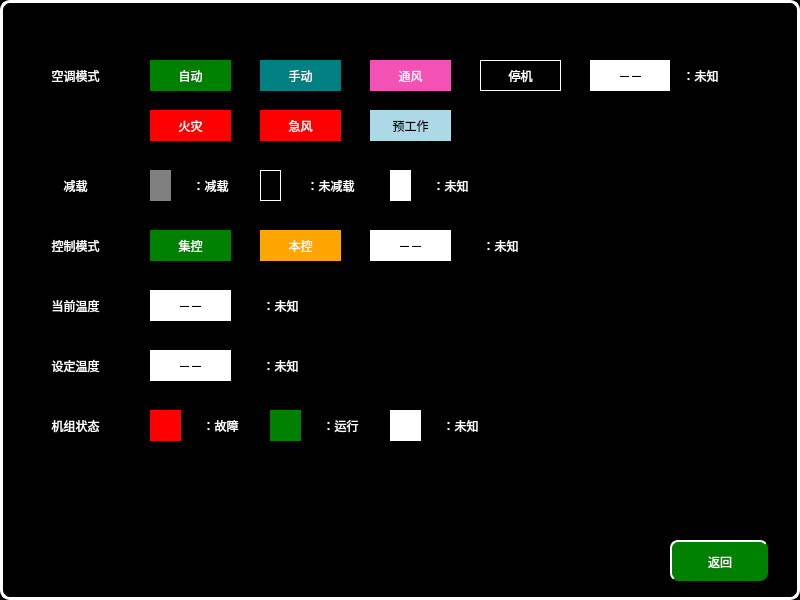
<?xml version="1.0" encoding="UTF-8"?>
<ui version="4.0">
 <class>VehicleHVACHelpPage</class>
 <widget class="QWidget" name="VehicleHVACHelpPage">
  <property name="geometry">
   <rect>
    <x>0</x>
    <y>0</y>
    <width>800</width>
    <height>600</height>
   </rect>
  </property>
  <property name="windowTitle">
   <string>Form</string>
  </property>
  <property name="styleSheet">
   <string notr="true">QWidget
{
	background-color:black;
}
QPushButton
{
	font: 20px, &quot;微软雅黑&quot;;
    color: white;
		border-radius:8px;
	background-color: rgb(0, 128, 0);
    border-top: 2px solid white;
	border-left: 2px solid white;

}

QLabel
{
	font: 20px, &quot;微软雅黑&quot;;
	color:white;
	background-color:black;
}</string>
  </property>
  <widget class="QLabel" name="label_3">
   <property name="geometry">
    <rect>
     <x>20</x>
     <y>230</y>
     <width>111</width>
     <height>31</height>
    </rect>
   </property>
   <property name="text">
    <string>控制模式</string>
   </property>
   <property name="alignment">
    <set>Qt::AlignCenter</set>
   </property>
  </widget>
  <widget class="QLabel" name="label_11">
   <property name="geometry">
    <rect>
     <x>260</x>
     <y>60</y>
     <width>81</width>
     <height>31</height>
    </rect>
   </property>
   <property name="styleSheet">
    <string notr="true">font: 16px, &quot;微软雅黑&quot;;color:white;background-color:rgb(0,128,128);
</string>
   </property>
   <property name="text">
    <string>手动</string>
   </property>
   <property name="alignment">
    <set>Qt::AlignCenter</set>
   </property>
  </widget>
  <widget class="QLabel" name="label_10">
   <property name="geometry">
    <rect>
     <x>150</x>
     <y>60</y>
     <width>81</width>
     <height>31</height>
    </rect>
   </property>
   <property name="styleSheet">
    <string notr="true">font: 16px, &quot;微软雅黑&quot;;color:white;background-color:green</string>
   </property>
   <property name="text">
    <string>自动</string>
   </property>
   <property name="alignment">
    <set>Qt::AlignCenter</set>
   </property>
  </widget>
  <widget class="QPushButton" name="pushButton">
   <property name="geometry">
    <rect>
     <x>670</x>
     <y>540</y>
     <width>98</width>
     <height>41</height>
    </rect>
   </property>
   <property name="focusPolicy">
    <enum>Qt::NoFocus</enum>
   </property>
   <property name="text">
    <string>返回</string>
   </property>
  </widget>
  <widget class="QLabel" name="label">
   <property name="geometry">
    <rect>
     <x>20</x>
     <y>60</y>
     <width>111</width>
     <height>31</height>
    </rect>
   </property>
   <property name="text">
    <string>空调模式</string>
   </property>
   <property name="alignment">
    <set>Qt::AlignCenter</set>
   </property>
  </widget>
  <widget class="QLabel" name="label_98">
   <property name="geometry">
    <rect>
     <x>0</x>
     <y>0</y>
     <width>800</width>
     <height>600</height>
    </rect>
   </property>
   <property name="styleSheet">
    <string notr="true">border:3px solid white;
border-radius:10px</string>
   </property>
   <property name="text">
    <string/>
   </property>
   <property name="alignment">
    <set>Qt::AlignCenter</set>
   </property>
  </widget>
  <widget class="QLabel" name="label_13">
   <property name="geometry">
    <rect>
     <x>370</x>
     <y>60</y>
     <width>81</width>
     <height>31</height>
    </rect>
   </property>
   <property name="styleSheet">
    <string notr="true">font: 16px, &quot;微软雅黑&quot;;color:white;background-color:rgb(243,81,180);</string>
   </property>
   <property name="text">
    <string>通风</string>
   </property>
   <property name="alignment">
    <set>Qt::AlignCenter</set>
   </property>
  </widget>
  <widget class="QLabel" name="label_14">
   <property name="geometry">
    <rect>
     <x>480</x>
     <y>60</y>
     <width>81</width>
     <height>31</height>
    </rect>
   </property>
   <property name="styleSheet">
    <string notr="true">font: 16px, &quot;微软雅黑&quot;;color:white;background-color:black;border:1px solid white;</string>
   </property>
   <property name="text">
    <string>停机</string>
   </property>
   <property name="alignment">
    <set>Qt::AlignCenter</set>
   </property>
  </widget>
  <widget class="QLabel" name="label_25">
   <property name="geometry">
    <rect>
     <x>590</x>
     <y>60</y>
     <width>81</width>
     <height>31</height>
    </rect>
   </property>
   <property name="styleSheet">
    <string notr="true">font: 16px, &quot;微软雅黑&quot;;color:black;background-color:white;</string>
   </property>
   <property name="text">
    <string>－－</string>
   </property>
   <property name="alignment">
    <set>Qt::AlignCenter</set>
   </property>
  </widget>
  <widget class="QLabel" name="label_26">
   <property name="geometry">
    <rect>
     <x>670</x>
     <y>60</y>
     <width>61</width>
     <height>31</height>
    </rect>
   </property>
   <property name="styleSheet">
    <string notr="true">	font: 16px, &quot;微软雅黑&quot;;
</string>
   </property>
   <property name="text">
    <string>：未知</string>
   </property>
   <property name="alignment">
    <set>Qt::AlignCenter</set>
   </property>
  </widget>
  <widget class="QLabel" name="label_27">
   <property name="geometry">
    <rect>
     <x>150</x>
     <y>110</y>
     <width>81</width>
     <height>31</height>
    </rect>
   </property>
   <property name="styleSheet">
    <string notr="true">font: 16px, &quot;微软雅黑&quot;;color:white;background-color:red</string>
   </property>
   <property name="text">
    <string>火灾</string>
   </property>
   <property name="alignment">
    <set>Qt::AlignCenter</set>
   </property>
  </widget>
  <widget class="QLabel" name="label_28">
   <property name="geometry">
    <rect>
     <x>260</x>
     <y>110</y>
     <width>81</width>
     <height>31</height>
    </rect>
   </property>
   <property name="styleSheet">
    <string notr="true">font: 16px, &quot;微软雅黑&quot;;color:white;background-color:red</string>
   </property>
   <property name="text">
    <string>急风</string>
   </property>
   <property name="alignment">
    <set>Qt::AlignCenter</set>
   </property>
  </widget>
  <widget class="QLabel" name="label_2">
   <property name="geometry">
    <rect>
     <x>20</x>
     <y>170</y>
     <width>111</width>
     <height>31</height>
    </rect>
   </property>
   <property name="text">
    <string>减载</string>
   </property>
   <property name="alignment">
    <set>Qt::AlignCenter</set>
   </property>
  </widget>
  <widget class="QLabel" name="label_12">
   <property name="geometry">
    <rect>
     <x>150</x>
     <y>170</y>
     <width>21</width>
     <height>31</height>
    </rect>
   </property>
   <property name="styleSheet">
    <string notr="true">font: 16px, &quot;微软雅黑&quot;;color:white;background-color:gray</string>
   </property>
   <property name="text">
    <string/>
   </property>
   <property name="alignment">
    <set>Qt::AlignCenter</set>
   </property>
  </widget>
  <widget class="QLabel" name="label_29">
   <property name="geometry">
    <rect>
     <x>180</x>
     <y>170</y>
     <width>61</width>
     <height>31</height>
    </rect>
   </property>
   <property name="styleSheet">
    <string notr="true">	font: 16px, &quot;微软雅黑&quot;;
</string>
   </property>
   <property name="text">
    <string>：减载</string>
   </property>
   <property name="alignment">
    <set>Qt::AlignCenter</set>
   </property>
  </widget>
  <widget class="QLabel" name="label_15">
   <property name="geometry">
    <rect>
     <x>260</x>
     <y>170</y>
     <width>21</width>
     <height>31</height>
    </rect>
   </property>
   <property name="styleSheet">
    <string notr="true">font: 16px, &quot;微软雅黑&quot;;color:white;background-color:black;border:1px solid white;</string>
   </property>
   <property name="text">
    <string/>
   </property>
   <property name="alignment">
    <set>Qt::AlignCenter</set>
   </property>
  </widget>
  <widget class="QLabel" name="label_30">
   <property name="geometry">
    <rect>
     <x>290</x>
     <y>170</y>
     <width>81</width>
     <height>31</height>
    </rect>
   </property>
   <property name="styleSheet">
    <string notr="true">	font: 16px, &quot;微软雅黑&quot;;
</string>
   </property>
   <property name="text">
    <string>：未减载</string>
   </property>
   <property name="alignment">
    <set>Qt::AlignCenter</set>
   </property>
  </widget>
  <widget class="QLabel" name="label_16">
   <property name="geometry">
    <rect>
     <x>390</x>
     <y>170</y>
     <width>21</width>
     <height>31</height>
    </rect>
   </property>
   <property name="styleSheet">
    <string notr="true">font: 16px, &quot;微软雅黑&quot;;color:white;background-color:white</string>
   </property>
   <property name="text">
    <string/>
   </property>
   <property name="alignment">
    <set>Qt::AlignCenter</set>
   </property>
  </widget>
  <widget class="QLabel" name="label_31">
   <property name="geometry">
    <rect>
     <x>420</x>
     <y>170</y>
     <width>61</width>
     <height>31</height>
    </rect>
   </property>
   <property name="styleSheet">
    <string notr="true">	font: 16px, &quot;微软雅黑&quot;;
</string>
   </property>
   <property name="text">
    <string>：未知</string>
   </property>
   <property name="alignment">
    <set>Qt::AlignCenter</set>
   </property>
  </widget>
  <widget class="QLabel" name="label_17">
   <property name="geometry">
    <rect>
     <x>150</x>
     <y>230</y>
     <width>81</width>
     <height>31</height>
    </rect>
   </property>
   <property name="styleSheet">
    <string notr="true">font: 16px, &quot;微软雅黑&quot;;color:white;background-color:green</string>
   </property>
   <property name="text">
    <string>集控</string>
   </property>
   <property name="alignment">
    <set>Qt::AlignCenter</set>
   </property>
  </widget>
  <widget class="QLabel" name="label_19">
   <property name="geometry">
    <rect>
     <x>260</x>
     <y>230</y>
     <width>81</width>
     <height>31</height>
    </rect>
   </property>
   <property name="styleSheet">
    <string notr="true">font: 16px, &quot;微软雅黑&quot;;color:white;background-color:orange</string>
   </property>
   <property name="text">
    <string>本控</string>
   </property>
   <property name="alignment">
    <set>Qt::AlignCenter</set>
   </property>
  </widget>
  <widget class="QLabel" name="label_32">
   <property name="geometry">
    <rect>
     <x>370</x>
     <y>230</y>
     <width>81</width>
     <height>31</height>
    </rect>
   </property>
   <property name="styleSheet">
    <string notr="true">font: 16px, &quot;微软雅黑&quot;;color:black;background-color:white;</string>
   </property>
   <property name="text">
    <string>－－</string>
   </property>
   <property name="alignment">
    <set>Qt::AlignCenter</set>
   </property>
  </widget>
  <widget class="QLabel" name="label_33">
   <property name="geometry">
    <rect>
     <x>470</x>
     <y>230</y>
     <width>61</width>
     <height>31</height>
    </rect>
   </property>
   <property name="styleSheet">
    <string notr="true">	font: 16px, &quot;微软雅黑&quot;;
</string>
   </property>
   <property name="text">
    <string>：未知</string>
   </property>
   <property name="alignment">
    <set>Qt::AlignCenter</set>
   </property>
  </widget>
  <widget class="QLabel" name="label_34">
   <property name="geometry">
    <rect>
     <x>370</x>
     <y>110</y>
     <width>81</width>
     <height>31</height>
    </rect>
   </property>
   <property name="styleSheet">
    <string notr="true">font: 16px, &quot;微软雅黑&quot;;color:black;background-color:lightblue</string>
   </property>
   <property name="text">
    <string>预工作</string>
   </property>
   <property name="alignment">
    <set>Qt::AlignCenter</set>
   </property>
  </widget>
  <widget class="QLabel" name="label_4">
   <property name="geometry">
    <rect>
     <x>20</x>
     <y>290</y>
     <width>111</width>
     <height>31</height>
    </rect>
   </property>
   <property name="text">
    <string>当前温度</string>
   </property>
   <property name="alignment">
    <set>Qt::AlignCenter</set>
   </property>
  </widget>
  <widget class="QLabel" name="label_18">
   <property name="geometry">
    <rect>
     <x>150</x>
     <y>290</y>
     <width>81</width>
     <height>31</height>
    </rect>
   </property>
   <property name="styleSheet">
    <string notr="true">font: 16px, &quot;微软雅黑&quot;;color:black;background-color:white;</string>
   </property>
   <property name="text">
    <string>－－</string>
   </property>
   <property name="alignment">
    <set>Qt::AlignCenter</set>
   </property>
  </widget>
  <widget class="QLabel" name="label_5">
   <property name="geometry">
    <rect>
     <x>20</x>
     <y>410</y>
     <width>111</width>
     <height>31</height>
    </rect>
   </property>
   <property name="text">
    <string>机组状态</string>
   </property>
   <property name="alignment">
    <set>Qt::AlignCenter</set>
   </property>
  </widget>
  <widget class="QLabel" name="label_20">
   <property name="geometry">
    <rect>
     <x>150</x>
     <y>410</y>
     <width>31</width>
     <height>31</height>
    </rect>
   </property>
   <property name="styleSheet">
    <string notr="true">font: 16px, &quot;微软雅黑&quot;;color:white;background-color:red</string>
   </property>
   <property name="text">
    <string/>
   </property>
   <property name="alignment">
    <set>Qt::AlignCenter</set>
   </property>
  </widget>
  <widget class="QLabel" name="label_22">
   <property name="geometry">
    <rect>
     <x>270</x>
     <y>410</y>
     <width>31</width>
     <height>31</height>
    </rect>
   </property>
   <property name="styleSheet">
    <string notr="true">font: 16px, &quot;微软雅黑&quot;;color:white;background-color:green</string>
   </property>
   <property name="text">
    <string/>
   </property>
   <property name="alignment">
    <set>Qt::AlignCenter</set>
   </property>
  </widget>
  <widget class="QLabel" name="label_23">
   <property name="geometry">
    <rect>
     <x>390</x>
     <y>410</y>
     <width>31</width>
     <height>31</height>
    </rect>
   </property>
   <property name="styleSheet">
    <string notr="true">font: 16px, &quot;微软雅黑&quot;;color:white;background-color:white</string>
   </property>
   <property name="text">
    <string/>
   </property>
   <property name="alignment">
    <set>Qt::AlignCenter</set>
   </property>
  </widget>
  <widget class="QLabel" name="label_35">
   <property name="geometry">
    <rect>
     <x>190</x>
     <y>410</y>
     <width>61</width>
     <height>31</height>
    </rect>
   </property>
   <property name="styleSheet">
    <string notr="true">	font: 16px, &quot;微软雅黑&quot;;
</string>
   </property>
   <property name="text">
    <string>：故障</string>
   </property>
   <property name="alignment">
    <set>Qt::AlignCenter</set>
   </property>
  </widget>
  <widget class="QLabel" name="label_36">
   <property name="geometry">
    <rect>
     <x>310</x>
     <y>410</y>
     <width>61</width>
     <height>31</height>
    </rect>
   </property>
   <property name="styleSheet">
    <string notr="true">	font: 16px, &quot;微软雅黑&quot;;
</string>
   </property>
   <property name="text">
    <string>：运行</string>
   </property>
   <property name="alignment">
    <set>Qt::AlignCenter</set>
   </property>
  </widget>
  <widget class="QLabel" name="label_37">
   <property name="geometry">
    <rect>
     <x>430</x>
     <y>410</y>
     <width>61</width>
     <height>31</height>
    </rect>
   </property>
   <property name="styleSheet">
    <string notr="true">	font: 16px, &quot;微软雅黑&quot;;
</string>
   </property>
   <property name="text">
    <string>：未知</string>
   </property>
   <property name="alignment">
    <set>Qt::AlignCenter</set>
   </property>
  </widget>
  <widget class="QLabel" name="label_38">
   <property name="geometry">
    <rect>
     <x>250</x>
     <y>290</y>
     <width>61</width>
     <height>31</height>
    </rect>
   </property>
   <property name="styleSheet">
    <string notr="true">	font: 16px, &quot;微软雅黑&quot;;
</string>
   </property>
   <property name="text">
    <string>：未知</string>
   </property>
   <property name="alignment">
    <set>Qt::AlignCenter</set>
   </property>
  </widget>
  <widget class="QLabel" name="label_39">
   <property name="geometry">
    <rect>
     <x>250</x>
     <y>350</y>
     <width>61</width>
     <height>31</height>
    </rect>
   </property>
   <property name="styleSheet">
    <string notr="true">	font: 16px, &quot;微软雅黑&quot;;
</string>
   </property>
   <property name="text">
    <string>：未知</string>
   </property>
   <property name="alignment">
    <set>Qt::AlignCenter</set>
   </property>
  </widget>
  <widget class="QLabel" name="label_24">
   <property name="geometry">
    <rect>
     <x>150</x>
     <y>350</y>
     <width>81</width>
     <height>31</height>
    </rect>
   </property>
   <property name="styleSheet">
    <string notr="true">font: 16px, &quot;微软雅黑&quot;;color:black;background-color:white;</string>
   </property>
   <property name="text">
    <string>－－</string>
   </property>
   <property name="alignment">
    <set>Qt::AlignCenter</set>
   </property>
  </widget>
  <widget class="QLabel" name="label_6">
   <property name="geometry">
    <rect>
     <x>20</x>
     <y>350</y>
     <width>111</width>
     <height>31</height>
    </rect>
   </property>
   <property name="text">
    <string>设定温度</string>
   </property>
   <property name="alignment">
    <set>Qt::AlignCenter</set>
   </property>
  </widget>
  <zorder>label_98</zorder>
  <zorder>label_3</zorder>
  <zorder>label_11</zorder>
  <zorder>label_10</zorder>
  <zorder>pushButton</zorder>
  <zorder>label</zorder>
  <zorder>label_13</zorder>
  <zorder>label_14</zorder>
  <zorder>label_25</zorder>
  <zorder>label_26</zorder>
  <zorder>label_27</zorder>
  <zorder>label_28</zorder>
  <zorder>label_2</zorder>
  <zorder>label_12</zorder>
  <zorder>label_29</zorder>
  <zorder>label_15</zorder>
  <zorder>label_30</zorder>
  <zorder>label_16</zorder>
  <zorder>label_31</zorder>
  <zorder>label_17</zorder>
  <zorder>label_19</zorder>
  <zorder>label_32</zorder>
  <zorder>label_33</zorder>
  <zorder>label_34</zorder>
  <zorder>label_4</zorder>
  <zorder>label_18</zorder>
  <zorder>label_5</zorder>
  <zorder>label_20</zorder>
  <zorder>label_22</zorder>
  <zorder>label_23</zorder>
  <zorder>label_35</zorder>
  <zorder>label_36</zorder>
  <zorder>label_37</zorder>
  <zorder>label_38</zorder>
  <zorder>label_39</zorder>
  <zorder>label_24</zorder>
  <zorder>label_6</zorder>
 </widget>
 <resources/>
 <connections/>
</ui>
